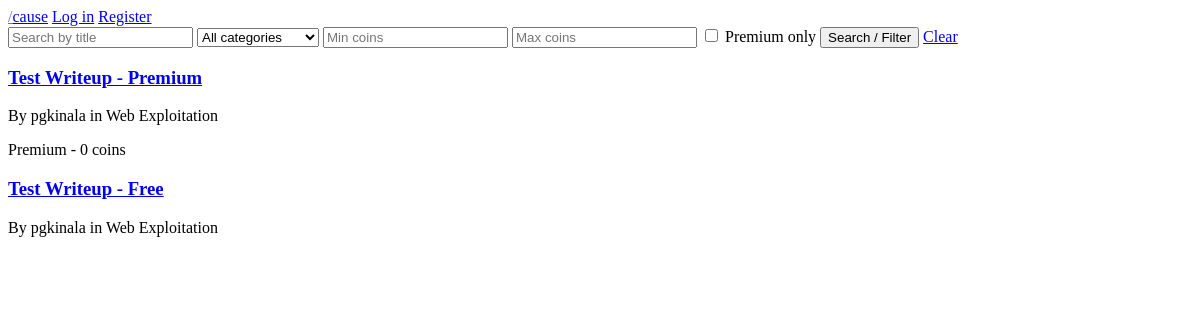
The app's page /, older data.
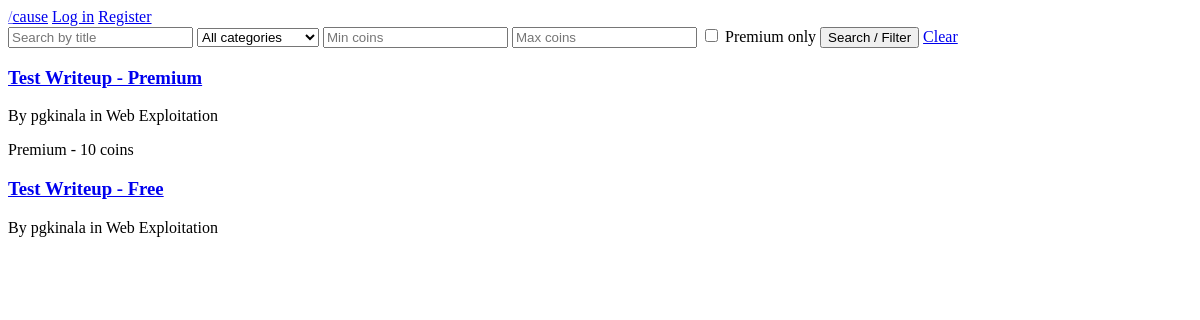
The same page, newer data.
### content/models.py (models this page shows, shortened)
class WriteUp(models.Model):
    title = models.CharField(max_length=200)
    body = models.TextField()
    category = models.ForeignKey(Category, on_delete=models.SET_NULL, null=True)
    author = models.ForeignKey(User, on_delete=models.CASCADE, related_name='writeups')
    is_premium = models.BooleanField(default=False)
    coin_cost = models.IntegerField(default=0)
    created_at = models.DateTimeField(auto_now_add=True)
    class Meta:
        verbose_name_plural = 'WriteUps'

class Category(models.Model):
    name = models.CharField(max_length=100)
    parent = models.ForeignKey('self', null=True, blank=True, on_delete=models.SET_NULL, related_name='subcategories')
    class Meta:
        verbose_name_plural = 'Categories'
    def __str__(self):
        return self.name

### content/views.py (the view)
# urls.py: path('', views.writeup_list, name='writeup_list'),
def writeup_list(request):
    writeups = WriteUp.objects.all().order_by('-created_at')
    query = request.GET.get('q', '')
    category_id = request.GET.get('category', '')
    min_coins = request.GET.get('min_coins', '')
    max_coins = request.GET.get('max_coins', '')
    premium_only = request.GET.get('premium_only', '')
    if query:
        writeups = writeups.filter(title__icontains=query)
    if category_id:
        writeups = writeups.filter(category_id=category_id)
    if min_coins:
        writeups = writeups.filter(coin_cost__gte=min_coins)
    if max_coins:
        writeups = writeups.filter(coin_cost__lte=max_coins)
    if premium_only == 'on':
        writeups = writeups.filter(is_premium=True)
    categories = Category.objects.all()
    context = {
        'writeups': writeups,
        'categories': categories,
        'query': query,
        'selected_category': category_id,
        'min_coins': min_coins,
        'max_coins': max_coins,
        'premium_only': premium_only,
    }
    return render(request, 'content/writeup_list.html', context)

### content/templates/content/writeup_list.html (shortened to what this page needs)
{% extends 'base.html' %}
{% block content %}
    <form method="get">
        <input type="text" name="q" placeholder="Search by title" value="{{ query }}">
        <select name="category">
            <option value="">All categories</option>
        </select>
        <input type="number" name="min_coins" placeholder="Min coins" value="{{ min_coins }}">
        <input type="number" name="max_coins" placeholder="Max coins" value="{{ max_coins }}">
        <label>
            <input type="checkbox" name="premium_only" {% if premium_only == 'on' %}checked{% endif %}>
            Premium only
        </label>
        <button type="submit">Search / Filter</button>
        <a href="{% url 'writeup_list' %}">Clear</a>
    </form>
    {% for w in writeups %}
        <div>
            <h3><a href="{% url 'writeup_detail' w.pk %}">{{ w.title }}</a></h3>
            <p>By {{ w.author.username }} in {{ w.category }}</p>
            {% if w.is_premium %}
                <p>Premium - {{ w.coin_cost }} coins</p>
            {% endif %}
        </div>
    {% empty %}
        <p>No writeups match your search.</p>
    {% endfor %}
{% endblock %}

Row changes from the older to the newer data that the page shows:
changed WriteUp "Test Writeup - Premium": coin_cost "0" → "10"
